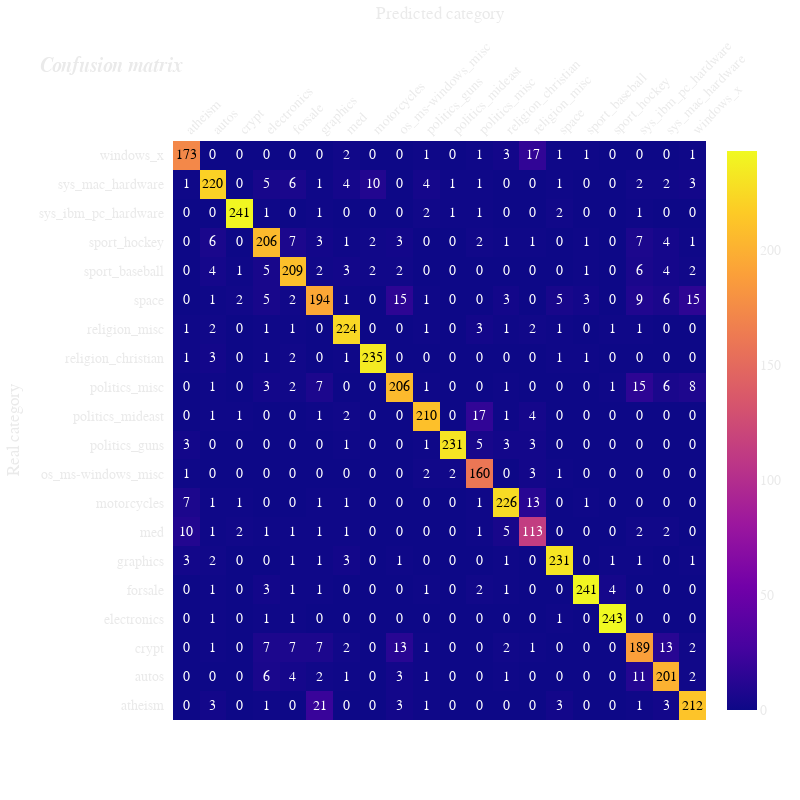

Notebook cell for this chart:
### Markdown cell above
## Confusion matrix:

### Code cell
get_confusion_matrix(y_true=y_test, y_pred=y_pred, labels=pipeline.classes_)
